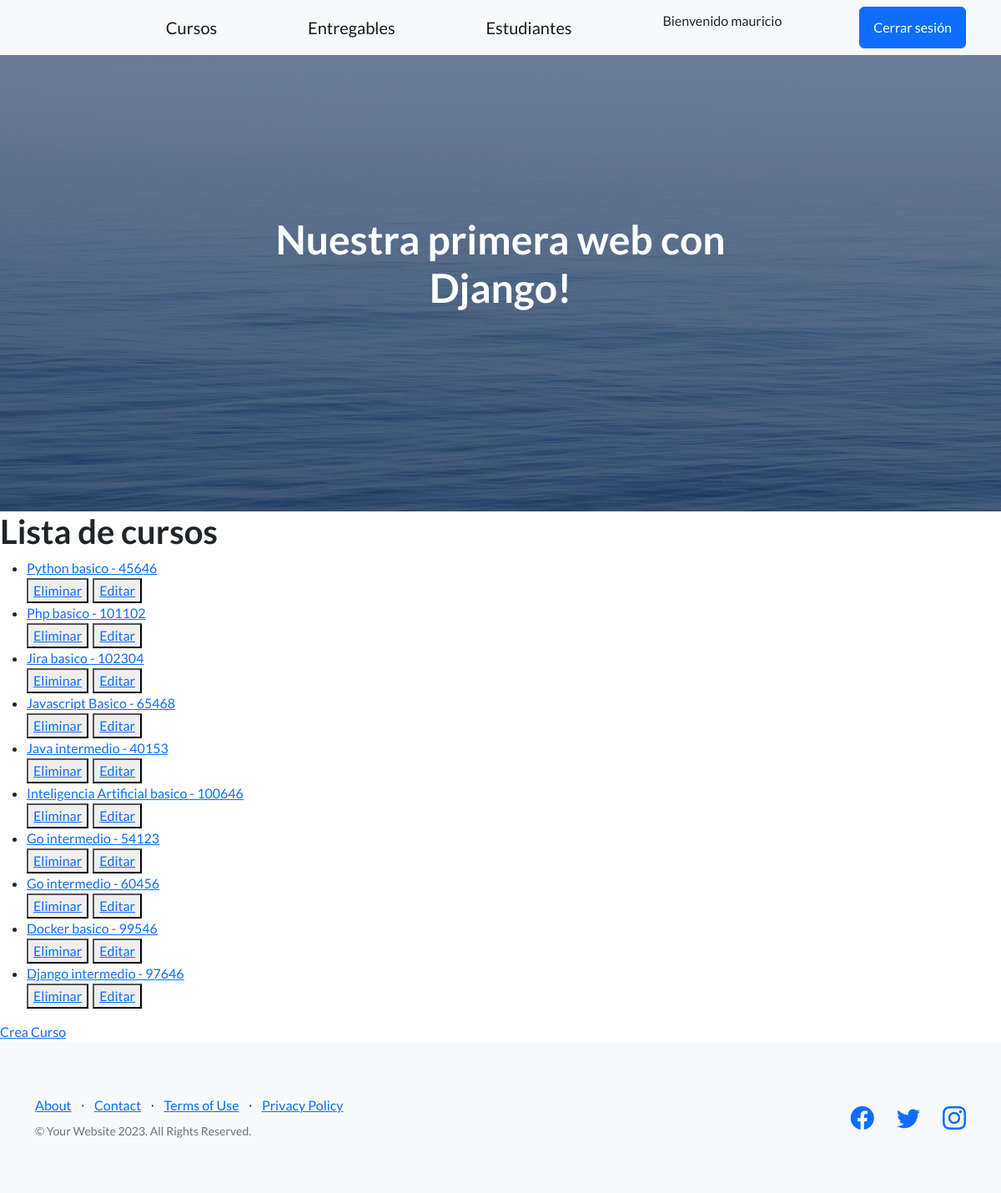
Before: /app-coder/lista-cursos2/2 (signed in) with the older database file.
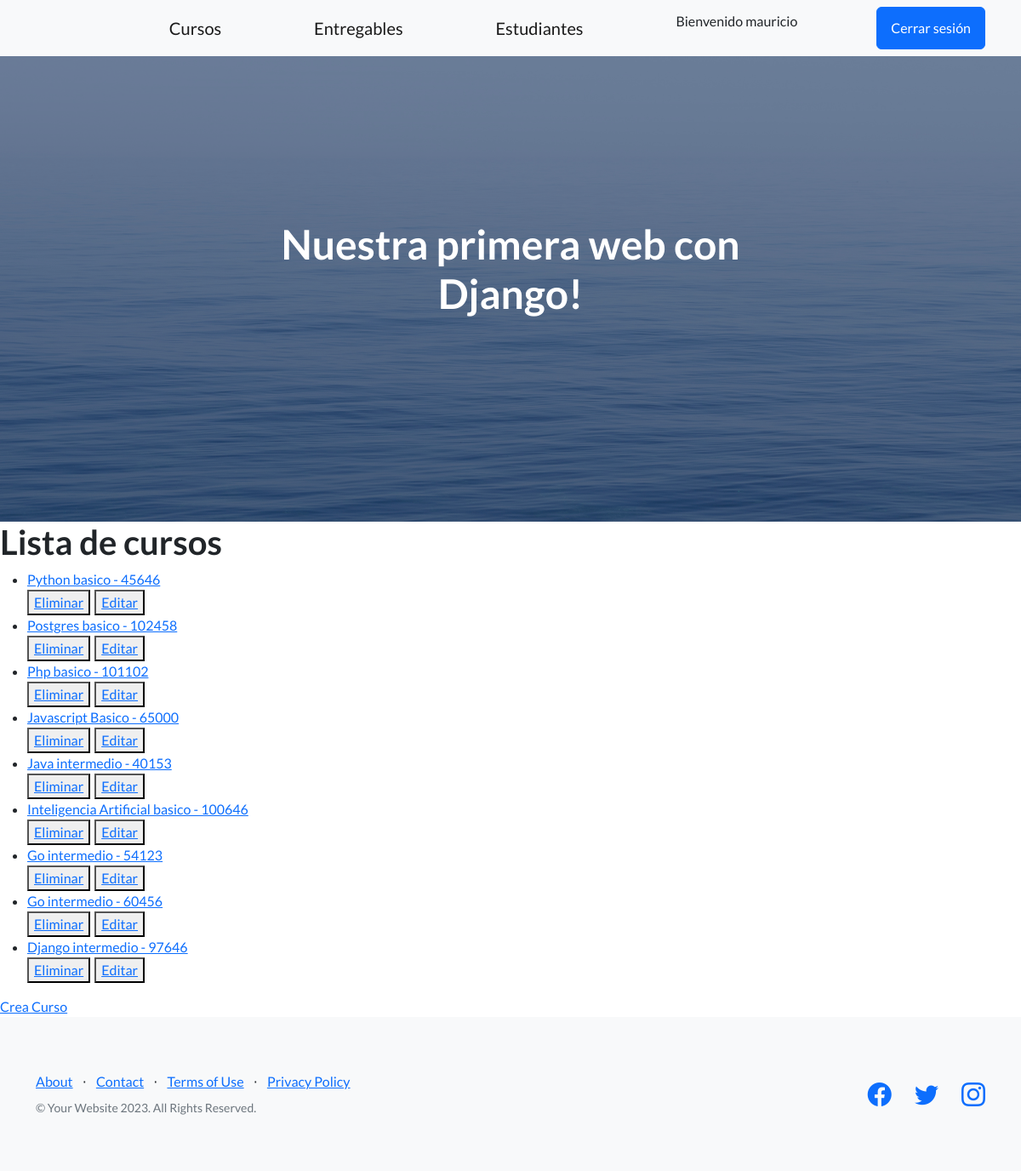
After: the same page with the newer database file.
### app_coder/models.py (models this page shows)
class Curso(models.Model):
  nombre = models.CharField(max_length=50)
  camada = models.IntegerField()
  def __str__(self):
    return f'{self.nombre} - {self.camada}'
  class Meta():
    verbose_name = 'Course'
    verbose_name_plural = 'My courses...'
    ordering = ('-nombre', 'camada')

### app_coder/views.py (the view)
# urls.py: path('lista-cursos2/<int:camada>', CursoList.as_view(), name='CursosMinCamada'),
class CursoList(LoginRequiredMixin, ListView):
  model = Curso
  template_name = 'curso_list.html'
  context_object_name = 'cursos'
  def get_queryset(self):
    value = self.kwargs["camada"]
    cursos = Curso.objects.filter(camada__gt=value)
    return cursos

### app_coder/templates/curso_list.html
{% extends 'padre.html' %}
{% block contenidoQueCambia %}
  <h1>Lista de cursos</h1>
  <ul>
    {% for curso in cursos %}
      <li>
        <a href="{% url 'DetalleCurso' curso.id %}">
          {{ curso }}
        </a>
      </li>
      <div style="display: flex; column-gap: 5px;">
        <button>
          <a href="{% url 'EliminaCurso' curso.id %}">Eliminar</a>
        </button>
        <button>
          <a href="{% url 'ActualizaCurso' curso.id %}">Editar</a>
        </button>
      </div>
    {% endfor %}
  </ul>
  <a href="{% url 'CreaCurso' %}">Crea Curso</a>
{% endblock contenidoQueCambia %}

Changed rows visible on the page:
removed Curso: nombre+camada "Jira basico - 102304"
removed Curso: nombre+camada "Docker basico - 99546"
added Curso: nombre+camada "Postgres basico - 102458"
changed Curso: nombre+camada "Javascript Basico - 65468" → "Javascript Basico - 65000"
